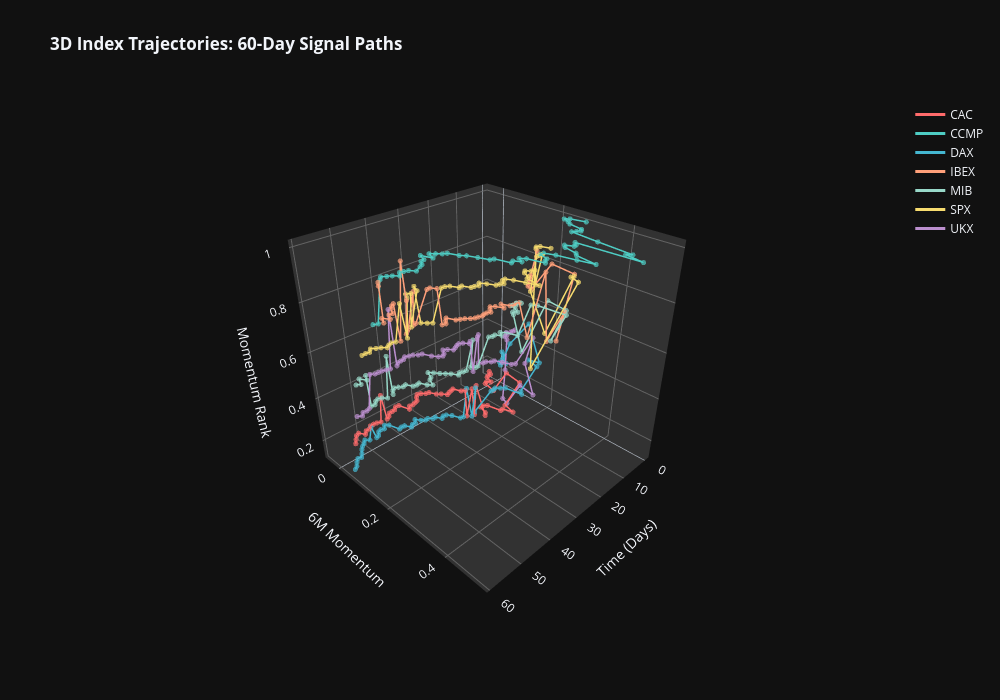

Notebook code cell kept with this figure:
### Markdown cell above
### 3D Plot 2: Time Series Trajectory - Signal Evolution

Track how individual instruments move through signal space over time (3D trajectory visualization).

### Code cell
# 3D Chart 2: Trajectories - 3D line paths for each index
recent_dates_3d = all_signals.index.get_level_values(0).unique()[-60:]
colors_list = ['#FF6B6B', '#4ECDC4', '#45B7D1', '#FFA07A', '#98D8C8', '#F7DC6F', '#BB8FCE']

fig = go.Figure()

for ticker_idx, ticker in enumerate(tickers):
    x_traj, y_traj, z_traj = [], [], []
    
    for date_idx, date in enumerate(recent_dates_3d):
        try:
            row = all_signals.loc[(date, ticker)]
            x_traj.append(date_idx)
            y_traj.append(row['mom_6m'])
            z_traj.append(row['mom_6m_rank'])
        except:
            pass
    
    if len(x_traj) > 1:
        fig.add_trace(go.Scatter3d(
            x=x_traj,
            y=y_traj,
            z=z_traj,
            mode='lines+markers',
            name=ticker,
            line=dict(color=colors_list[ticker_idx % len(colors_list)], width=3),
            marker=dict(size=3, opacity=0.7),
            hovertemplate=f'<b>{ticker}</b><br>Momentum: %{{y:.2%}}<br>Rank: %{{z:.2%}}<extra></extra>'
        ))

fig.update_layout(
    title='<b>3D Index Trajectories: 60-Day Signal Paths</b>',
    scene=dict(
        xaxis_title='Time (Days)',
        yaxis_title='6M Momentum',
        zaxis_title='Momentum Rank',
        bgcolor='rgba(17, 17, 17, 0.9)',
        xaxis=dict(backgroundcolor='rgb(50, 50, 50)', gridcolor='rgb(100, 100, 100)'),
        yaxis=dict(backgroundcolor='rgb(50, 50, 50)', gridcolor='rgb(100, 100, 100)'),
        zaxis=dict(backgroundcolor='rgb(50, 50, 50)', gridcolor='rgb(100, 100, 100)'),
        camera=dict(eye=dict(x=1.5, y=1.5, z=1.3))
    ),
    width=1000,
    height=700,
    template='plotly_dark',
    hovermode='closest'
)

fig.show()
print(f"✅ 3D Trajectories plotted for {len(tickers)} indices")
